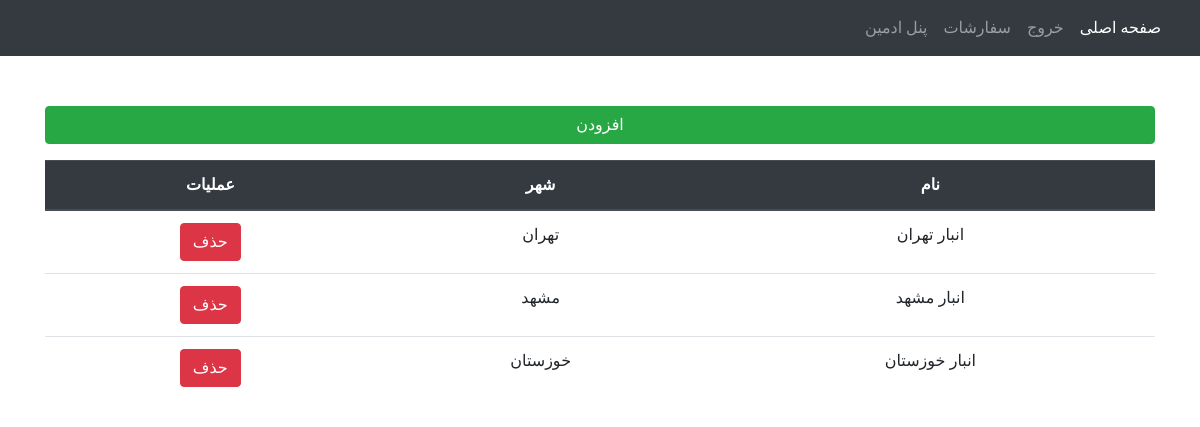
Screenshot of /adminpanel/inventory (signed in) with the database file from the repository.
### product/models.py (models this page shows, shortened)
class Inventory(models.Model):
    name = models.CharField(max_length=120, unique=True, verbose_name='نام انبار')
    city = models.ForeignKey(City, related_name='inv_city',on_delete=models.CASCADE ,verbose_name='شهر')
    class Meta:
        verbose_name = 'انبار'
        verbose_name_plural = 'انبار ها'

class City(models.Model):
    name = models.CharField(max_length=120, unique=True, verbose_name='نام شهر')
    def __str__(self):
        return self.name
    class Meta:
        verbose_name = 'شهر'
        verbose_name_plural = 'شهر ها'

### adminpanel/views.py (the view)
# urls.py: path('inventory', InventoryListView.as_view(), name="inventory"),
class InventoryListView(UserPassesTestMixin, ListView):
    model = Inventory
    template_name = 'inventory.html'
    def test_func(self):
            return self.request.user.is_superuser

### templates/inventory.html
{% extends 'base.html' %}
{% load static %}
{% block bodystyle %}
    <body style="background-image: url('{% static "images/back_shop.jpg" %}'); height: 100%; background-position: center; background-size: cover;background-repeat: no-repeat; background-attachment: fixed;">
{% endblock %}
{% block content %}
<div class="container">
    <a href="{% url 'inventory_new' %}" class="btn btn-success btn-block mb-3" type="button">افزودن</a>
    <table class="table text-center">
      <thead class="thead-dark">
        <tr>
          <th scope="col">نام</th>
          <th scope="col">شهر</th>
          <th scope="col">عملیات</th>
        </tr>
      </thead>
    <tbody style="background-color: #ffffff">
        {% for inventory in object_list %}
            <tr>
                <td>{{ inventory.name }}</td>
                <td>{{ inventory.city }}</td>
                <td><a class="btn btn-danger text-white" href="{% url 'inventory_delete' inventory.pk %}">حذف</a></td>
            </tr>
        {% endfor %}
    </tbody>
    </table>
    </div>
{% endblock content %}

### static/static_root/css/style.css (style rules this page uses)
* { padding: 0; margin: 0; box-sizing: border-box; font-family: 'Poppins', IRANSansWeb; direction: rtl; }
body { height: 100vh; background: linear-gradient(to top, #c9c9ff 50%, #9090fa 90%) no-repeat }
.container { margin: 50px auto }

### rows the page displays
Inventory: name "انبار تهران", city "تهران"
Inventory: name "انبار مشهد", city "مشهد"
Inventory: name "انبار خوزستان", city "خوزستان"
